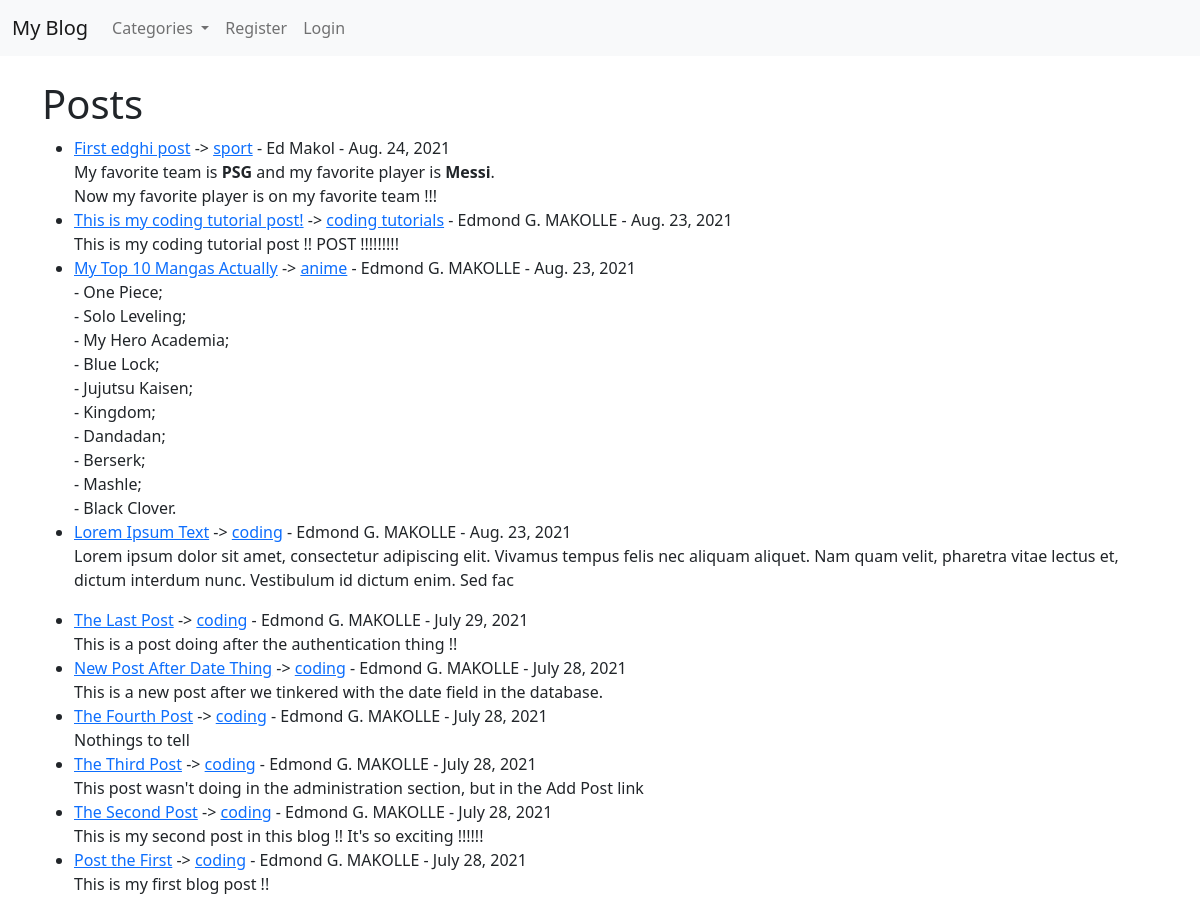
/, run on an earlier commit of the app's database.
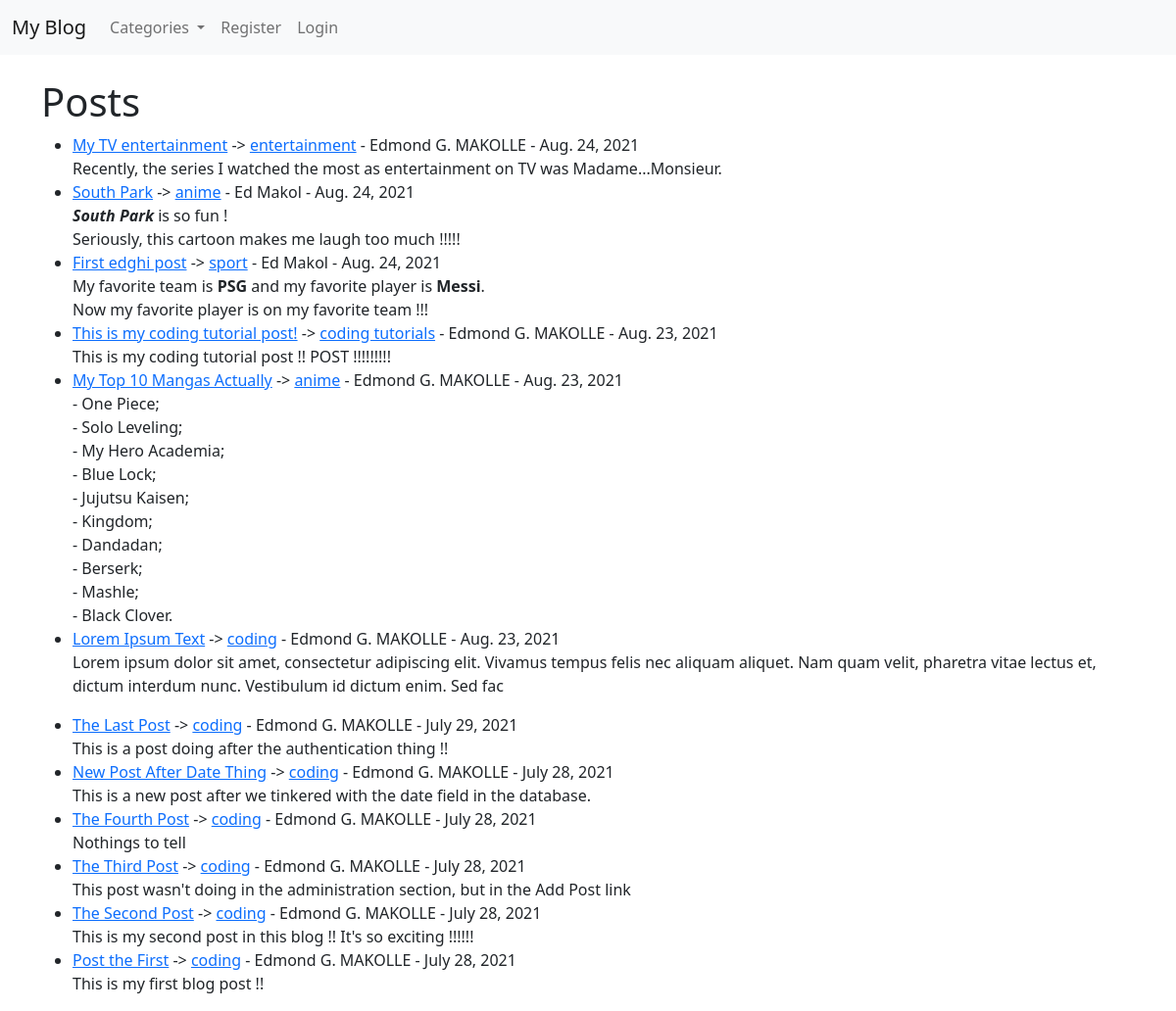
And on a later commit of the database.
### theblog/models.py (models this page shows, shortened)
class Post (models.Model):
    title = models.CharField(max_length=255)
    author = models.ForeignKey(User, on_delete=models.CASCADE)
    body = models.TextField()
    post_date = models.DateField(auto_now_add=True)
    category = models.CharField(max_length=255, default='coding')
    likes = models.ManyToManyField(User, related_name='blog_posts')

### theblog/views.py (the view)
# urls.py: path('', HomeView.as_view(), name="home"),
class HomeView(ListView):
    model = Post
    template_name = 'home.html'
    ordering = ['-id']  # Permet d'ordonner les Postes, ici c'est du plus recent au plus ancien
    """ Cette fonction permet de recuperer toutes les categories et de les afficher (dropdown) dans la
    vue choisit (ici HomeView) """
    def get_context_data(self, *args, **kwargs):
        cat_menu = Category.objects.all()
        context = super(HomeView, self).get_context_data(*args, **kwargs)
        context["cat_menu"] = cat_menu
        return context

### theblog/models.py (called while the page is built)
    def __str__(self):
        return self.name

### theblog/templates/home.html (shortened to what this page needs)
{% extends 'base.html' %}
{% block content %}
    <h1>Posts</h1>
    <ul>
        {% for post in object_list %}
            <li>
                <a href="{% url 'article-detail' post.pk %}">{{ post.title}}</a> ->
                <a href="{% url 'category' post.category|slugify %}">{{ post.category}}</a> -
                {{ post.author.first_name }} {{ post.author.last_name }} -
                {{ post.post_date }}
                <br>
                {{ post.body | slice:":200" | safe }}  {% comment %} Le slice permet de determiner le nombre de lettre a afficher {% endcomment %}
                <br>
            </li>
        {% endfor %}
    </ul>
{% endblock %}

### theblog/templates/base.html (shortened to what this page needs)
<!doctype html>
<html lang="en">
    <head>
        <link href="https://cdn.jsdelivr.net/npm/bootstrap@5.0.2/dist/css/bootstrap.min.css" rel="stylesheet">
    </head>
    <body>
        <nav class="navbar navbar-expand-lg navbar-light bg-light">
            <div class="container-fluid">
                <a class="navbar-brand" href="{% url 'home' %}">My Blog</a>
                <div class="collapse navbar-collapse" id="navbarSupportedContent">
                    <ul class="navbar-nav me-auto mb-2 mb-lg-0">
                        {% if cat_menu %}
                            <li class="nav-item dropdown">
                                <a class="nav-link dropdown-toggle" href="#" id="navbarDropdown" role="button" data-bs-toggle="dropdown" aria-expanded="false">
                                    Categories
                                </a>
                            </li>
                        {% else %}
                            <li class="nav-item">
                                <a class="nav-link" href="{% url 'category-list' %}">Categories</a>
                            </li>
                        {% endif %}
                        {% if user.is_authenticated %}
                            <li class="nav-item">
                                <a class="nav-link" href="{% url 'add-post' %}">Add Post</a>
                            </li>
                            <li class="nav-item">
                                <a class="nav-link" href="{% url 'add-category' %}">Add Category</a>
                            </li>
                            <li class="nav-item">
                                <a class="nav-link" href="{% url 'logout' %}">Logout</a>
                            </li>
                        {% else %}
                            <li class="nav-item">
                                <a class="nav-link" href="{% url 'register' %}">Register</a>
                            </li>
                            <li class="nav-item">
                                <a class="nav-link" href="{% url 'login' %}">Login</a>
                            </li>
                        {% endif %}
                    </ul>
                </div>
            </div>
        </nav>
        <br>
        <div class="container">
            {% block content %}
            {% endblock %}
        </div>
    </body>
</html>

What changed in the data, as far as the page shows it:
added Post: title "My TV entertainment", category "entertainment", author.first_name "Edmond G.", author.last_name "MAKOLLE", post_date "Aug. 24, 2021", body "Recently, the series I watched the most as entertainment on TV was Madame...Monsieur."
added Post: title "South Park", category "anime", author.first_name "Ed", author.last_name "Makol", post_date "Aug. 24, 2021", body "South Park is so fun ! Seriously, this cartoon makes me laugh too much !!!!!"
